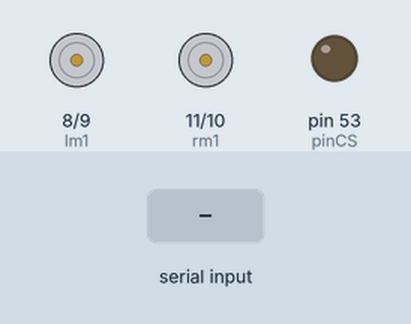
A sketch run on a simulated Arduino Mega 2560, built with avr-gcc and run on an emulated ATmega2560. Parts: motor-driver pin pairs drawn as motors (green arrow = first pin HIGH = forward, orange = second pin HIGH = backward, longer = more drive), output pins drawn as LEDs (lit = HIGH). The inputs (shaded band) are chosen by the test bench.

Above: at 1.2 s.
1.3 s: "F" received over Serial
At 2.5 s:
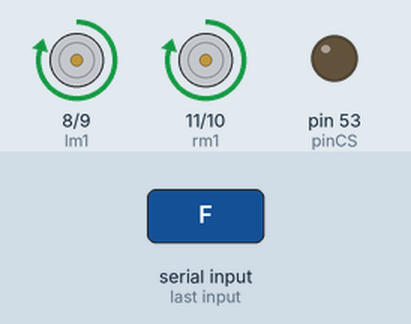
2.8 s: "B" received over Serial
At 3.7 s:
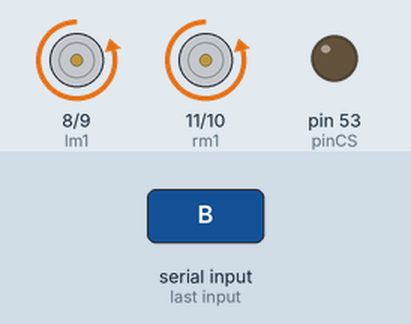
4.3 s: "R" received over Serial
At 4.8 s:
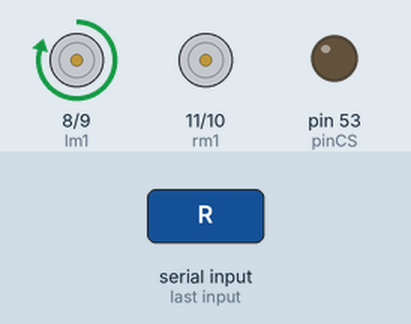
5.8 s: "L" received over Serial
At 7.0 s:
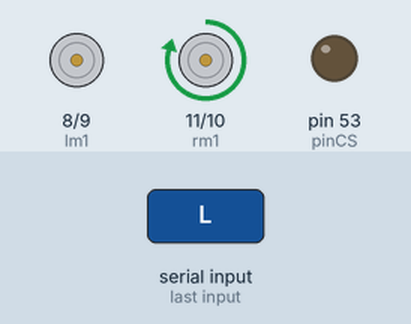
7.3 s: "G" received over Serial
At 8.3 s:
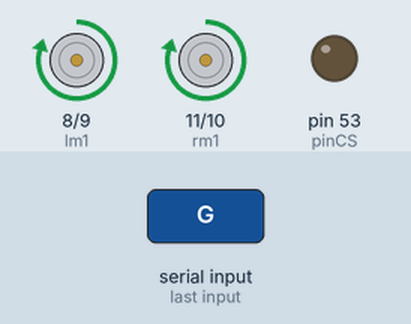
8.8 s: "I" received over Serial
At 9.5 s:
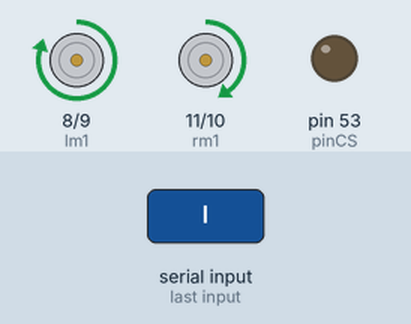
Timing chart, 0 to 11.3 s (numbered marks = the images above; inputs shaded):
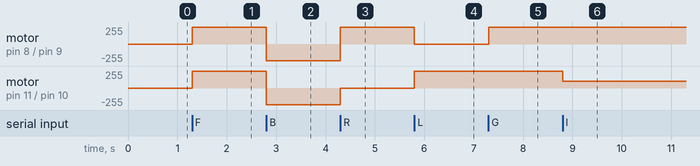

The sketch:

millisTy.ino
```cpp
#define lm1 8
#define lm2 9
#define rm1 11
#define rm2 10

#include <SD.h>
#include <SPI.h>

#define trigcen 4
#define trigleft 3
#define trigright 6

String hari;

#define echoleft 2
#define echocen 5
#define echoright 7


int dx=0;
int dy=0;
int yspeed=0.9;
int xspeed=0.3;
int lateralSpeed=0.63;
int angSpeed=0.96;

File myFile;
int pinCS = 53;


void myfunc(String x){
  SD.begin();
  myFile = SD.open("23bb.txt", FILE_WRITE);

  if (myFile) {

    myFile.println(x);

       myFile.close(); // close the file

  }
}


void setup() {
 pinMode(lm1,OUTPUT);
 pinMode(lm2,OUTPUT);
 pinMode(rm1,OUTPUT);
 pinMode(rm2,OUTPUT);

 pinMode(trigcen,OUTPUT);
 pinMode(trigright,OUTPUT);
 pinMode(trigleft,OUTPUT);


 pinMode(echocen,INPUT);
 pinMode(echoright,INPUT);
 pinMode(echoleft,INPUT);


pinMode(pinCS, OUTPUT);
Serial.begin(9600);
//Serial1.begin(9600);

}

void loop()
{


//digitalWrite(trigcen, LOW);
//delayMicroseconds(2);
//digitalWrite(trigcen, HIGH);
//delayMicroseconds(10);
//digitalWrite(trigcen, LOW);
int duration1 = 20;
//
//digitalWrite(trigright, LOW);
//delayMicroseconds(2);
//digitalWrite(trigright, HIGH);
//delayMicroseconds(10);
//digitalWrite(trigright, LOW);
int duration2 =20;
//
//digitalWrite(trigleft, LOW);
//delayMicroseconds(2);
//digitalWrite(trigleft, HIGH);
//delayMicroseconds(10);
//digitalWrite(trigright, LOW);
int duration3 = 30;


  String comma = ",";

  //check whether arduino is receiving signal or not
  if(Serial.available())
  {
  char a = Serial.read();

  if(a=='S'){
    analogWrite(lm1,0);  analogWrite(rm1,0);
    analogWrite(lm2,0);       analogWrite(rm2,0);


  }
 else if(a=='F'){
    analogWrite(lm1,250);  analogWrite(rm1,250);
    analogWrite(lm2,0);       analogWrite(rm2,0);
    dy+=yspeed;
   hari+= String(duration1)+comma+String(duration2)+comma+String(duration3)+comma+String(dx)+comma+String(dy)+comma+String(a);
  }
 else if(a=='B'){
    analogWrite(lm1,0);  analogWrite(rm1,0);
    analogWrite(lm2,250);       analogWrite(rm2,250);
    dy-=yspeed;
  hari+= String(duration1)+comma+String(duration2)+comma+String(duration3)+comma+String(dx)+comma+String(dy)+comma+String(a);
  }
 else if(a=='R'){
    analogWrite(lm1,250);  analogWrite(rm1,0);
    analogWrite(lm2,0);       analogWrite(rm2,0);
    dx+=xspeed;
 hari+= String(duration1)+comma+String(duration2)+comma+String(duration3)+comma+String(dx)+comma+String(dy)+comma+String(a);
  }
else if(a=='L'){
    analogWrite(lm1,0);  analogWrite(rm1,250);
    analogWrite(lm2,0);       analogWrite(rm2,0);
     dx-=xspeed;
hari+= String(duration1)+comma+String(duration2)+comma+String(duration3)+comma+String(dx)+comma+String(dy)+comma+String(a);
  }
 else if(a=='G'){
    analogWrite(lm1,100);  analogWrite(rm1,250);
    analogWrite(lm2,0);       analogWrite(rm2,0);
    dy+=lateralSpeed;
    dx-=lateralSpeed;
    hari+= String(duration1)+comma+String(duration2)+comma+String(duration3)+comma+String(dx)+comma+String(dy)+comma+String(a);
  }
 else if(a=='I'){
    analogWrite(lm1,250);  analogWrite(rm1,100);
    analogWrite(lm2,0);       analogWrite(rm2,0);
    dy-=lateralSpeed;
    dx+=lateralSpeed;
  hari+= String(duration1)+comma+String(duration2)+comma+String(duration3)+comma+String(dx)+comma+String(dy)+comma+String(a);
  }
 else if(a=='H'){
    analogWrite(lm1,0);  analogWrite(rm1,0);
    analogWrite(lm2,100);       analogWrite(rm2,250);
    dy-=lateralSpeed;
    dx-=lateralSpeed;
    hari+= String(duration1)+comma+String(duration2)+comma+String(duration3)+comma+String(dx)+comma+String(dy)+comma+String(a);
  }
else if(a=='J'){
    analogWrite(lm1,0);  analogWrite(rm1,0);
    analogWrite(lm2,250);       analogWrite(rm2,100);
    dy-=lateralSpeed;
    dx+=lateralSpeed;
   hari+= String(duration1)+comma+String(duration2)+comma+String(duration3)+comma+String(dx)+comma+String(dy)+comma+String(a);
  }

if (a == 'U')
{
  myfunc(hari);
  hari = "";
}

}
}
```

Measured:
- after the input at 1.3 s, motor on pin 8 (lm1) / pin 9 (lm2), motor on pin 11 (rm1) / pin 10 (rm2): stopped → forward 250/255 at once
- after the input at 2.8 s, motor on pin 8 (lm1) / pin 9 (lm2), motor on pin 11 (rm1) / pin 10 (rm2): forward 250/255 → backward 250/255 at once
- after the input at 4.3 s, motor on pin 8 (lm1) / pin 9 (lm2): backward 250/255 → forward 250/255 at once; motor on pin 11 (rm1) / pin 10 (rm2): backward 250/255 → stopped at once
- after the input at 5.8 s, motor on pin 8 (lm1) / pin 9 (lm2): forward 250/255 → stopped at once; motor on pin 11 (rm1) / pin 10 (rm2): stopped → forward 250/255 at once
- after the input at 7.3 s, motor on pin 8 (lm1) / pin 9 (lm2): stopped → forward 250/255 at once
- after the input at 8.8 s, motor on pin 11 (rm1) / pin 10 (rm2): forward 250/255 → forward 100/255 at once
